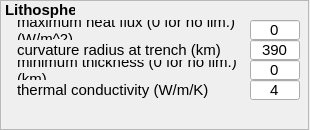
             <widget class="QWidget" name="lithosphereWidget" native="true">
              <property name="geometry">
               <rect>
                <x>208</x>
                <y>290</y>
                <width>310</width>
                <height>130</height>
               </rect>
              </property>
              <widget class="QFrame" name="lithosphereFrame">
               <property name="geometry">
                <rect>
                 <x>0</x>
                 <y>0</y>
                 <width>309</width>
                 <height>130</height>
                </rect>
               </property>
               <property name="frameShape">
                <enum>QFrame::StyledPanel</enum>
               </property>
               <property name="frameShadow">
                <enum>QFrame::Raised</enum>
               </property>
               <widget class="QLabel" name="label_59">
                <property name="geometry">
                 <rect>
                  <x>17</x>
                  <y>80</y>
                  <width>240</width>
                  <height>20</height>
                 </rect>
                </property>
                <property name="minimumSize">
                 <size>
                  <width>240</width>
                  <height>20</height>
                 </size>
                </property>
                <property name="maximumSize">
                 <size>
                  <width>200</width>
                  <height>20</height>
                 </size>
                </property>
                <property name="font">
                 <font>
                  <family>Lucida Grande</family>
                  <pointsize>11</pointsize>
                  <weight>50</weight>
                  <bold>false</bold>
                 </font>
                </property>
                <property name="text">
                 <string>thermal conductivity (W/m/K)</string>
                </property>
                <property name="wordWrap">
                 <bool>true</bool>
                </property>
               </widget>
               <widget class="QLineEdit" name="Qmax">
                <property name="geometry">
                 <rect>
                  <x>250</x>
                  <y>20</y>
                  <width>50</width>
                  <height>20</height>
                 </rect>
                </property>
                <property name="minimumSize">
                 <size>
                  <width>50</width>
                  <height>20</height>
                 </size>
                </property>
                <property name="maximumSize">
                 <size>
                  <width>50</width>
                  <height>20</height>
                 </size>
                </property>
                <property name="font">
                 <font>
                  <family>Lucida Grande</family>
                  <pointsize>11</pointsize>
                 </font>
                </property>
                <property name="text">
                 <string>0</string>
                </property>
                <property name="alignment">
                 <set>Qt::AlignCenter</set>
                </property>
               </widget>
               <widget class="QLabel" name="label_56">
                <property name="geometry">
                 <rect>
                  <x>17</x>
                  <y>20</y>
                  <width>240</width>
                  <height>20</height>
                 </rect>
                </property>
                <property name="minimumSize">
                 <size>
                  <width>240</width>
                  <height>20</height>
                 </size>
                </property>
                <property name="maximumSize">
                 <size>
                  <width>200</width>
                  <height>20</height>
                 </size>
                </property>
                <property name="font">
                 <font>
                  <family>Lucida Grande</family>
                  <pointsize>11</pointsize>
                  <weight>50</weight>
                  <bold>false</bold>
                 </font>
                </property>
                <property name="text">
                 <string>maximum heat flux (0 for no lim.) (W/m^2)</string>
                </property>
                <property name="wordWrap">
                 <bool>true</bool>
                </property>
               </widget>
               <widget class="QLabel" name="label_55">
                <property name="geometry">
                 <rect>
                  <x>5</x>
                  <y>0</y>
                  <width>70</width>
                  <height>20</height>
                 </rect>
                </property>
                <property name="minimumSize">
                 <size>
                  <width>70</width>
                  <height>20</height>
                 </size>
                </property>
                <property name="maximumSize">
                 <size>
                  <width>70</width>
                  <height>20</height>
                 </size>
                </property>
                <property name="font">
                 <font>
                  <family>Lucida Grande</family>
                  <pointsize>11</pointsize>
                  <weight>75</weight>
                  <bold>true</bold>
                 </font>
                </property>
                <property name="text">
                 <string>Lithosphere</string>
                </property>
               </widget>
               <widget class="QLabel" name="label_58">
                <property name="geometry">
                 <rect>
                  <x>17</x>
                  <y>60</y>
                  <width>240</width>
                  <height>20</height>
                 </rect>
                </property>
                <property name="minimumSize">
                 <size>
                  <width>240</width>
                  <height>20</height>
                 </size>
                </property>
                <property name="maximumSize">
                 <size>
                  <width>200</width>
                  <height>20</height>
                 </size>
                </property>
                <property name="font">
                 <font>
                  <family>Lucida Grande</family>
                  <pointsize>11</pointsize>
                  <weight>50</weight>
                  <bold>false</bold>
                 </font>
                </property>
                <property name="text">
                 <string>minimum thickness (0 for no lim.) (km)</string>
                </property>
                <property name="wordWrap">
                 <bool>true</bool>
                </property>
               </widget>
               <widget class="QLineEdit" name="R_min">
                <property name="geometry">
                 <rect>
                  <x>250</x>
                  <y>40</y>
                  <width>50</width>
                  <height>20</height>
                 </rect>
                </property>
                <property name="minimumSize">
                 <size>
                  <width>50</width>
                  <height>20</height>
                 </size>
                </property>
                <property name="maximumSize">
                 <size>
                  <width>50</width>
                  <height>20</height>
                 </size>
                </property>
                <property name="font">
                 <font>
                  <family>Lucida Grande</family>
                  <pointsize>11</pointsize>
                 </font>
                </property>
                <property name="text">
                 <string>390</string>
                </property>
                <property name="alignment">
                 <set>Qt::AlignCenter</set>
                </property>
               </widget>
               <widget class="QLabel" name="label_57">
                <property name="geometry">
                 <rect>
                  <x>17</x>
                  <y>40</y>
                  <width>240</width>
                  <height>20</height>
                 </rect>
                </property>
                <property name="minimumSize">
                 <size>
                  <width>240</width>
                  <height>20</height>
                 </size>
                </property>
                <property name="maximumSize">
                 <size>
                  <width>200</width>
                  <height>20</height>
                 </size>
                </property>
                <property name="font">
                 <font>
                  <family>Lucida Grande</family>
                  <pointsize>11</pointsize>
                  <weight>50</weight>
                  <bold>false</bold>
                 </font>
                </property>
                <property name="text">
                 <string>curvature radius at trench (km)</string>
                </property>
                <property name="wordWrap">
                 <bool>true</bool>
                </property>
               </widget>
               <widget class="QLineEdit" name="k_ocean">
                <property name="geometry">
                 <rect>
                  <x>250</x>
                  <y>80</y>
                  <width>50</width>
                  <height>20</height>
                 </rect>
                </property>
                <property name="minimumSize">
                 <size>
                  <width>50</width>
                  <height>20</height>
                 </size>
                </property>
                <property name="maximumSize">
                 <size>
                  <width>50</width>
                  <height>20</height>
                 </size>
                </property>
                <property name="font">
                 <font>
                  <family>Lucida Grande</family>
                  <pointsize>11</pointsize>
                 </font>
                </property>
                <property name="text">
                 <string>4</string>
                </property>
                <property name="alignment">
                 <set>Qt::AlignCenter</set>
                </property>
               </widget>
               <widget class="QLineEdit" name="min_plate_thickness">
                <property name="geometry">
                 <rect>
                  <x>250</x>
                  <y>60</y>
                  <width>50</width>
                  <height>20</height>
                 </rect>
                </property>
                <property name="minimumSize">
                 <size>
                  <width>50</width>
                  <height>20</height>
                 </size>
                </property>
                <property name="maximumSize">
                 <size>
                  <width>50</width>
                  <height>20</height>
                 </size>
                </property>
                <property name="font">
                 <font>
                  <family>Lucida Grande</family>
                  <pointsize>11</pointsize>
                 </font>
                </property>
                <property name="text">
                 <string>0</string>
                </property>
                <property name="alignment">
                 <set>Qt::AlignCenter</set>
                </property>
               </widget>
              </widget>
             </widget>
